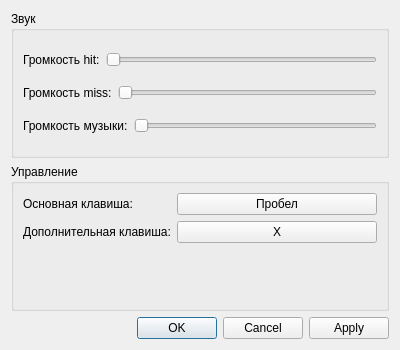
<?xml version="1.0" encoding="UTF-8"?>
<ui version="4.0">
 <class>SettingsDialog</class>
 <widget class="QDialog" name="SettingsDialog">
  <property name="geometry">
   <rect>
    <x>0</x>
    <y>0</y>
    <width>400</width>
    <height>350</height>
   </rect>
  </property>
  <property name="windowTitle">
   <string>Настройки</string>
  </property>
  <layout class="QVBoxLayout" name="verticalLayout">
   <item>
    <widget class="QGroupBox" name="soundGroupBox">
     <property name="title">
      <string>Звук</string>
     </property>
     <layout class="QVBoxLayout" name="verticalLayout_2">
      <item>
       <layout class="QHBoxLayout" name="horizontalLayout">
        <item>
         <widget class="QLabel" name="hitVolumeLabel">
          <property name="text">
           <string>Громкость hit:</string>
          </property>
         </widget>
        </item>
        <item>
         <widget class="QSlider" name="hitVolumeSlider">
          <property name="orientation">
           <enum>Qt::Orientation::Horizontal</enum>
          </property>
         </widget>
        </item>
       </layout>
      </item>
      <item>
       <layout class="QHBoxLayout" name="horizontalLayout_2">
        <item>
         <widget class="QLabel" name="missVolumeLabel">
          <property name="text">
           <string>Громкость miss:</string>
          </property>
         </widget>
        </item>
        <item>
         <widget class="QSlider" name="missVolumeSlider">
          <property name="orientation">
           <enum>Qt::Orientation::Horizontal</enum>
          </property>
         </widget>
        </item>
       </layout>
      </item>
      <item>
       <layout class="QHBoxLayout" name="horizontalLayout_3">
        <item>
         <widget class="QLabel" name="musicVolumeLabel">
          <property name="text">
           <string>Громкость музыки:</string>
          </property>
         </widget>
        </item>
        <item>
         <widget class="QSlider" name="musicVolumeSlider">
          <property name="orientation">
           <enum>Qt::Orientation::Horizontal</enum>
          </property>
         </widget>
        </item>
       </layout>
      </item>
     </layout>
    </widget>
   </item>
   <item>
    <widget class="QGroupBox" name="keysGroupBox">
     <property name="title">
      <string>Управление</string>
     </property>
     <layout class="QFormLayout" name="formLayout">
      <item row="0" column="0">
       <widget class="QLabel" name="primaryKeyLabel">
        <property name="text">
         <string>Основная клавиша:</string>
        </property>
       </widget>
      </item>
      <item row="0" column="1">
       <widget class="QPushButton" name="primaryKeyButton">
        <property name="focusPolicy">
         <enum>Qt::FocusPolicy::NoFocus</enum>
        </property>
        <property name="text">
         <string>Пробел</string>
        </property>
       </widget>
      </item>
      <item row="1" column="0">
       <widget class="QLabel" name="secondaryKeyLabel">
        <property name="text">
         <string>Дополнительная клавиша:</string>
        </property>
       </widget>
      </item>
      <item row="1" column="1">
       <widget class="QPushButton" name="secondaryKeyButton">
        <property name="focusPolicy">
         <enum>Qt::FocusPolicy::NoFocus</enum>
        </property>
        <property name="text">
         <string>X</string>
        </property>
       </widget>
      </item>
     </layout>
    </widget>
   </item>
   <item>
    <widget class="QDialogButtonBox" name="buttonBox">
     <property name="orientation">
      <enum>Qt::Orientation::Horizontal</enum>
     </property>
     <property name="standardButtons">
      <set>QDialogButtonBox::StandardButton::Apply|QDialogButtonBox::StandardButton::Cancel|QDialogButtonBox::StandardButton::Ok</set>
     </property>
    </widget>
   </item>
  </layout>
 </widget>
 <resources/>
 <connections>
  <connection>
   <sender>buttonBox</sender>
   <signal>accepted()</signal>
   <receiver>SettingsDialog</receiver>
   <slot>accept()</slot>
   <hints>
    <hint type="sourcelabel">
     <x>248</x>
     <y>254</y>
    </hint>
    <hint type="destinationlabel">
     <x>157</x>
     <y>274</y>
    </hint>
   </hints>
  </connection>
  <connection>
   <sender>buttonBox</sender>
   <signal>rejected()</signal>
   <receiver>SettingsDialog</receiver>
   <slot>reject()</slot>
   <hints>
    <hint type="sourcelabel">
     <x>316</x>
     <y>260</y>
    </hint>
    <hint type="destinationlabel">
     <x>286</x>
     <y>274</y>
    </hint>
   </hints>
  </connection>
 </connections>
</ui>
